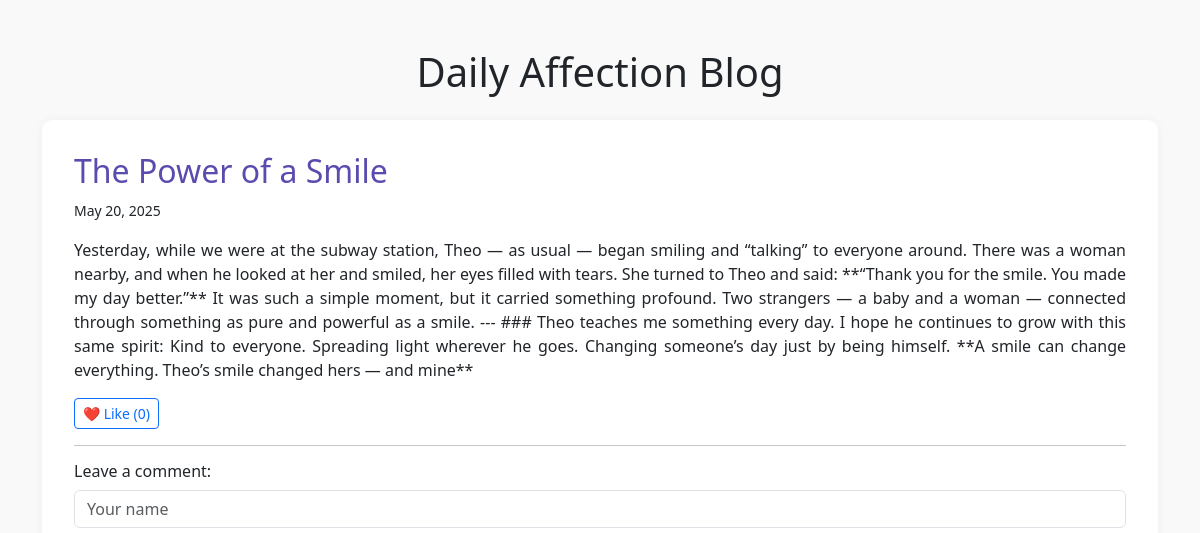
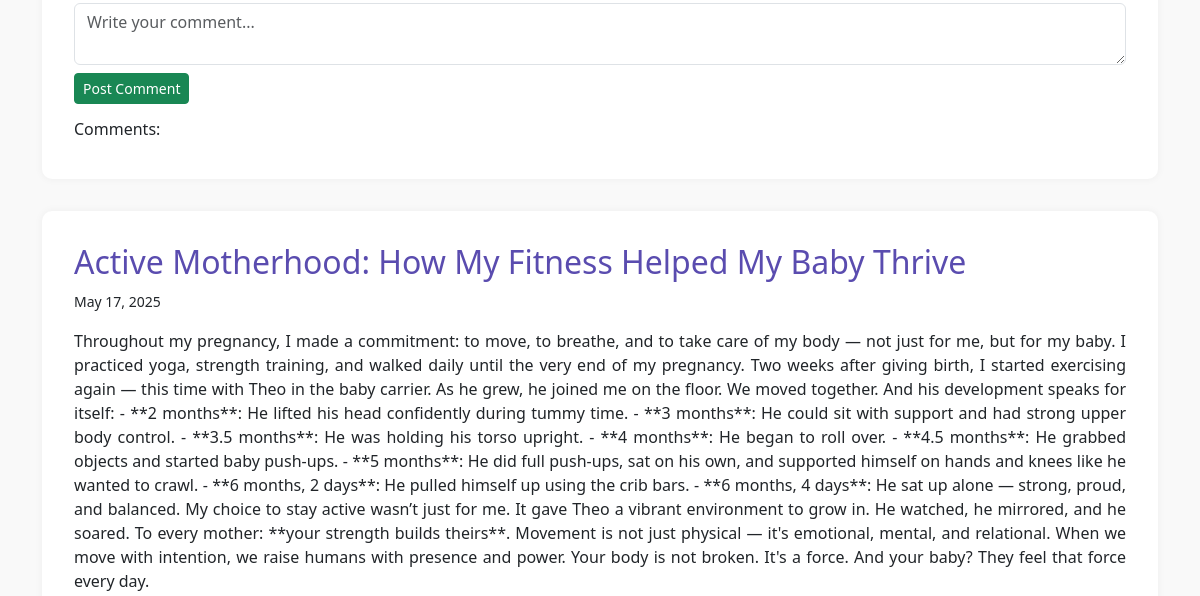
The app's page /blog (upper part), older data (2 pictures, top to bottom).
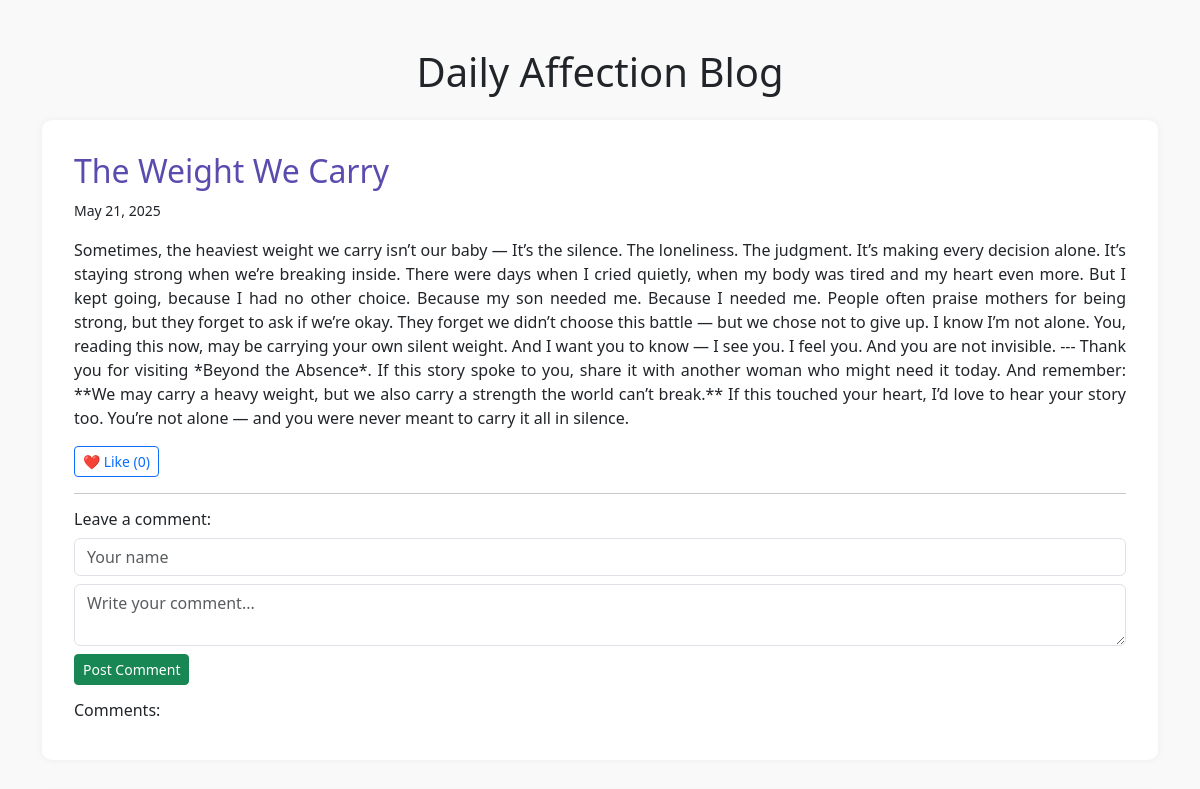
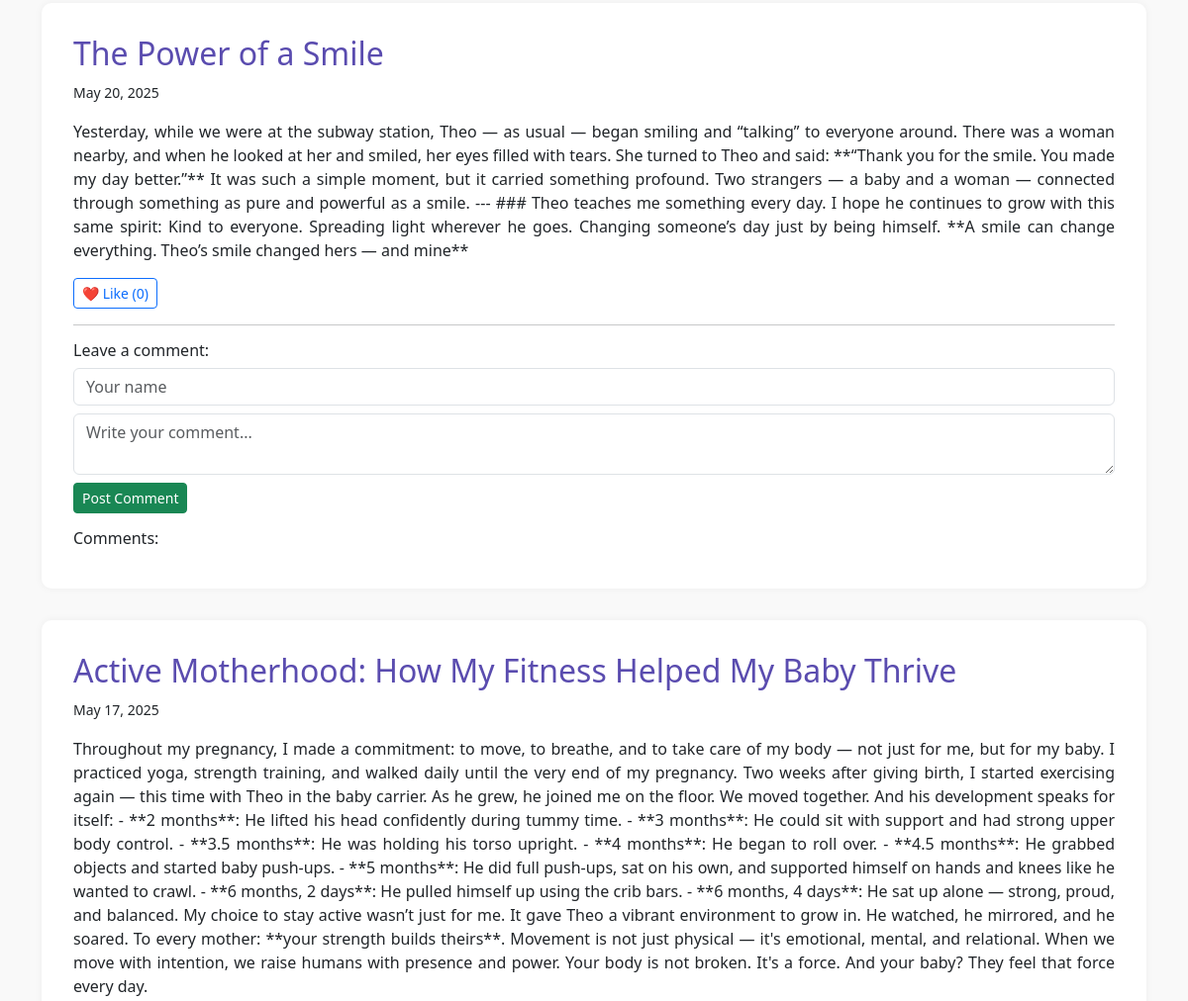
The same page, newer data (2 pictures, top to bottom).
### models.py (models this page shows)
class BlogPost(db.Model):
    id = db.Column(db.Integer, primary_key=True)
    title = db.Column(db.String(200), nullable=False)
    content = db.Column(db.Text, nullable=False)
    likes = db.Column(db.Integer, default=0)
    date = db.Column(db.DateTime, default=datetime.utcnow)

### app.py (the view)
@app.route('/blog')
def blog():
    posts = BlogPost.query.order_by(BlogPost.date.desc()).all()
    return render_template('blog.html', posts=posts)

### templates/blog.html (shortened to what this page needs)
<!DOCTYPE html>
<html lang="en">
<head>
  <link href="https://cdn.jsdelivr.net/npm/bootstrap@5.3.0/dist/css/bootstrap.min.css" rel="stylesheet">
</head>
<body>
<div class="container mt-5">
  <h1 class="mb-4 text-center">Daily Affection Blog</h1>
  {% for post in posts %}
  <div class="post-card">
    <h2 class="post-title">{{ post.title }}</h2>
    <p><small>{{ post.date.strftime('%B %d, %Y') }}</small></p>
    <p style="text-align: justify;">{{ post.content | safe }}</p>
    <form method="POST" action="{{ url_for('like', post_id=post.id) }}">
      <button type="submit" class="btn btn-sm btn-outline-primary">❤️ Like ({{ post.likes }})</button>
    </form>
    <hr>
    <h6>Leave a comment:</h6>
    <form method="POST" action="{{ url_for('comment', post_id=post.id) }}">
      <input type="text" name="name" class="form-control mb-2" placeholder="Your name" required>
      <textarea name="text" rows="2" class="form-control mb-2" placeholder="Write your comment..." required></textarea>
      <button type="submit" class="btn btn-sm btn-success">Post Comment</button>
    </form>
    <h6 class="mt-3">Comments:</h6>
  </div>
  {% endfor %}
</div>
</body>
</html>

Row changes from the older to the newer data that the page shows:
added BlogPost: title "The Weight We Carry", date "May 21, 2025", content "Sometimes, the heaviest weight we carry isn’t our baby — It’s the silence. The loneliness. The judgment. It’s making every decision alone. It’s staying strong when we’re breaking inside. There were days when I cried quietly, when my body was tired and my heart even more. But I kept going, because I had no other choice. Because my son needed me. Because I needed me. People often praise mothers for being strong, but they forget to ask if we’re okay. They forget we didn’t choose this battle — but we chose not to give up. I know I’m not alone. You, reading this now, may be carrying your own silent weight. And I want you to know — I see you. I feel you. And you are not invisible. --- Thank you…", likes "0"
